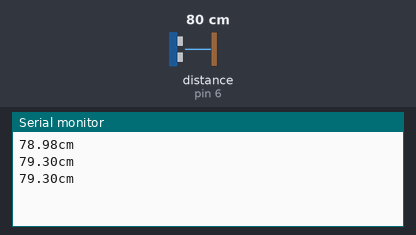
Bench run of a sketch on a simulated Arduino Uno, built with avr-gcc and run on an emulated ATmega328P. Parts: the last lines printed to the serial monitor. Wiring (inferred from the names in the program): ultrasonic range finder: trigger pin 7; echo pin 6. The inputs (shaded band) are chosen by the test bench; at power-on: distance to the obstacle (sensor on pin 6) 80 cm. The echo pulse lasts 58.3 µs per cm.

Above: at 1.3 s.
1.4 s: distance to the obstacle (sensor on pin 6) set to 2 cm
At 1.9 s:
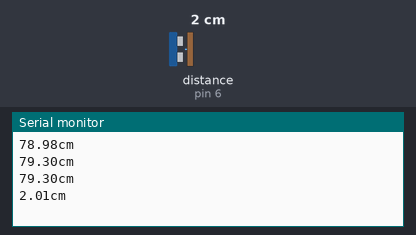
2.9 s: distance to the obstacle (sensor on pin 6) set to 4 cm
At 3.4 s:
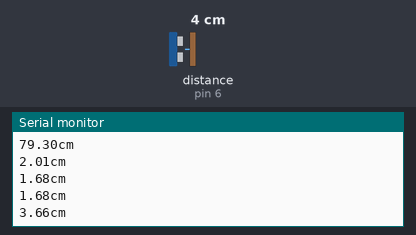
Timing chart, 0 to 5.9 s (numbered marks = the images above; inputs shaded):
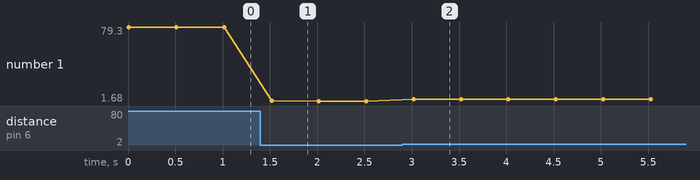

The sketch:

Sensor_mov.ino
```cpp
// Configuramos los pines del sensor Trigger y Echo
const int PinTrig = 7;
const int PinEcho = 6;

// Constante velocidad sonido en cm/s
const float VelSon = 34000.0;

float distancia;

void setup()
{
  // Iniciamos el monitor serie para mostrar el resultado
  Serial.begin(9600);
  // Ponemos el pin Trig en modo salida
  pinMode(PinTrig, OUTPUT);
  // Ponemos el pin Echo en modo entrada
  pinMode(PinEcho, INPUT);
}
void loop()
{
  iniciarTrigger();

  // La función pulseIn obtiene el tiempo que tarda en cambiar entre estados, en este caso a HIGH
  unsigned long tiempo = pulseIn(PinEcho, HIGH);

  // Obtenemos la distancia en cm, hay que convertir el tiempo en segudos ya que está en microsegundos
  // por eso se multiplica por 0.000001
  distancia = tiempo * 0.000001 * VelSon / 2.0;
  Serial.print(distancia);
  Serial.print("cm");
  Serial.println();
  delay(500);
}

// Método que inicia la secuencia del Trigger para comenzar a medir
void iniciarTrigger()
{
  // Ponemos el Triiger en estado bajo y esperamos 2 ms
  digitalWrite(PinTrig, LOW);
  delayMicroseconds(2);

  // Ponemos el pin Trigger a estado alto y esperamos 10 ms
  digitalWrite(PinTrig, HIGH);
  delayMicroseconds(10);

  // Comenzamos poniendo el pin Trigger en estado bajo
  digitalWrite(PinTrig, LOW);
}
```

Measured:
- after the input at 1.4 s, the serial monitor: prints a new line after 0.12 s (image 1)
- after the input at 2.9 s, the serial monitor: prints a new line after 0.12 s (image 2)
- plotted number 1: 79.3 → 1.68 after the input at 1.4 s, 1.68 → 3.66 after the input at 2.9 s
